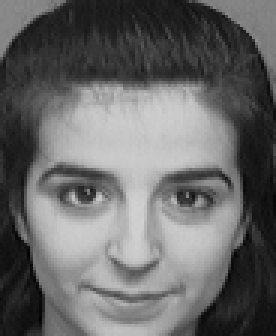
%> input picture 光电152班-刘宇航-151428020212/face_lbp_detection/images/s10_8.bmp, 92 x 112 px, given in place of s1_1.bmp, which was not available (shown 3 times larger)
$ octave face_lbp_detection.m   (GNU Octave 9; MATLAB toolbox functions it lacks are replaced by stand-ins)
%> lines starting %> are read from the running program, lines starting %| are printed output that depends on the picture; in (x1, y1, x2, y2) boxes, pixels count from 0 and x2, y2 are one past the last pixel; in counts of white or black regions, pixels touching at a corner belong together; the program's own positions count from 1; pictures that were not available may be replaced by others from this repository, and a replacement may not be noted
%> further down, I is the input picture: size 112x92 uint8; min 1, max 209, mean 104
### 光电152班-刘宇航-151428020212/face_lbp_detection/lbp.m
%LBP returns the local binary pattern image or LBP histogram of an image.
%  J = LBP(I,R,N,MAPPING,MODE) returns either a local binary pattern
%  coded image or the local binary pattern histogram of an intensity
%  image I. The LBP codes are computed using N sampling points on a
%  circle of radius R and using mapping table defined by MAPPING.
%  See the getmapping function for different mappings and use 0 for
%  no mapping. Possible values for MODE are
%       'h' or 'hist'  to get a histogram of LBP codes
%       'nh'           to get a normalized histogram
%  Otherwise an LBP code image is returned.
%
%  J = LBP(I) returns the original (basic) LBP histogram of image I
%
%  J = LBP(I,SP,MAPPING,MODE) computes the LBP codes using n sampling
%  points defined in (n * 2) matrix SP. The sampling points should be
%  defined around the origin (coordinates (0,0)).
%
%  Examples
%  --------
%       I=imread('rice.png');
%       mapping=getmapping(8,'u2');
%       H1=LBP(I,1,8,mapping,'h'); %LBP histogram in (8,1) neighborhood
%                                  %using uniform patterns
%       subplot(2,1,1),stem(H1);
%
%       H2=LBP(I);
%       subplot(2,1,2),stem(H2);
%
%       SP=[-1 -1; -1 0; -1 1; 0 -1; -0 1; 1 -1; 1 0; 1 1];
%       I2=LBP(I,SP,0,'i'); %LBP code image using sampling points in SP
%                           %and no mapping. Now H2 is equal to histogram
%                           %of I2.


function result = lbp(varargin) % image,radius,neighbors,mapping,mode)
% Version 0.3.2
% Authors: Marko Heikkil?and Timo Ahonen


% Changelog
% Version 0.3.2: A bug fix to enable using mappings together with a
% predefined spoints array
% Version 0.3.1: Changed MAPPING input to be a struct containing the mapping
% table and the number of bins to make the function run faster with high number
% of sampling points. Lauge Sorensen is acknowledged for spotting this problem.


% Check number of input arguments.
error(nargchk(1,5,nargin));
image=varargin{1};
d_image=double(image);


if nargin==1
    spoints=[-1 -1; -1 0; -1 1; 0 -1; -0 1; 1 -1; 1 0; 1 1];
    neighbors=8;
    mapping=0;
    mode='h';
end


if (nargin == 2) && (length(varargin{2}) == 1)
    error('Input arguments');
end


if (nargin > 2) && (length(varargin{2}) == 1)
    radius=varargin{2};
    neighbors=varargin{3};

    spoints=zeros(neighbors,2);


    % Angle step.
    a = 2*pi/neighbors;

    for i = 1:neighbors
        spoints(i,1) = -radius*sin((i-1)*a);
        spoints(i,2) = radius*cos((i-1)*a);
    end

    if(nargin >= 4)
        mapping=varargin{4};
        if(isstruct(mapping) && mapping.samples ~= neighbors)
            error('Incompatible mapping');
        end
    else
        mapping=0;
    end

    if(nargin >= 5)
        mode=varargin{5};
    else
        mode='h';
    end
end


if (nargin > 1) && (length(varargin{2}) > 1)
    spoints=varargin{2};
%> spoints = [-1 -1; -1 0; -1 1; 0 -1; 0 1; 1 -1; 1 0; 1 1]
    neighbors=size(spoints,1);
%> neighbors = 8

    if(nargin >= 3)
        mapping=varargin{3};
%> mapping = 0
        if(isstruct(mapping) && mapping.samples ~= neighbors)
            error('Incompatible mapping');
        end
    else
        mapping=0;
    end

    if(nargin >= 4)
        mode=varargin{4};
%> mode = 'i'
    else
        mode='h';
    end
end


% Determine the dimensions of the input image.
[ysize xsize] = size(image);
%> ysize = 112; xsize = 92


miny=min(spoints(:,1));
%> miny = -1
maxy=max(spoints(:,1));
%> maxy = 1
minx=min(spoints(:,2));
%> minx = -1
maxx=max(spoints(:,2));
%> maxx = 1


% Block size, each LBP code is computed within a block of size bsizey*bsizex
bsizey=ceil(max(maxy,0))-floor(min(miny,0))+1;
%> bsizey = 3
bsizex=ceil(max(maxx,0))-floor(min(minx,0))+1;
%> bsizex = 3


% Coordinates of origin (0,0) in the block
origy=1-floor(min(miny,0));
%> origy = 2
origx=1-floor(min(minx,0));
%> origx = 2


% Minimum allowed size for the input image depends
% on the radius of the used LBP operator.
if(xsize < bsizex || ysize < bsizey)
  error('Too small input image. Should be at least (2*radius+1) x (2*radius+1)');
end


% Calculate dx and dy;
dx = xsize - bsizex;
%> dx = 89
dy = ysize - bsizey;
%> dy = 109


% Fill the center pixel matrix C.
C = image(origy:origy+dy,origx:origx+dx);
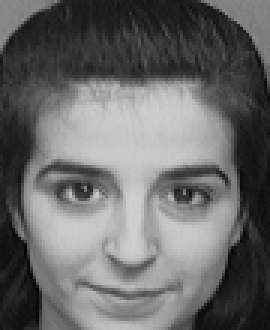
%> C: size 110x90 uint8 (shown 3 times larger); min 1, max 209, mean 105.5
d_C = double(C);


bins = 2^neighbors;
%> bins = 256


% Initialize the result matrix with zeros.
result=zeros(dy+1,dx+1);
%> result: size 110x90 double; every value is 0


%Compute the LBP code image


for i = 1:neighbors
  y = spoints(i,1)+origy;
  x = spoints(i,2)+origx;
  % Calculate floors, ceils and rounds for the x and y.
  fy = floor(y); cy = ceil(y); ry = round(y);
  fx = floor(x); cx = ceil(x); rx = round(x);
  % Check if interpolation is needed.
  if (abs(x - rx) < 1e-6) && (abs(y - ry) < 1e-6)
    % Interpolation is not needed, use original datatypes
    N = image(ry:ry+dy,rx:rx+dx);
    D = N >= C;
  else
    % Interpolation needed, use double type images
    ty = y - fy;
    tx = x - fx;


    % Calculate the interpolation weights.
    w1 = (1 - tx) * (1 - ty);
    w2 =      tx  * (1 - ty);
    w3 = (1 - tx) *      ty ;
    w4 =      tx  *      ty ;
    % Compute interpolated pixel values
    N = w1*d_image(fy:fy+dy,fx:fx+dx) + w2*d_image(fy:fy+dy,cx:cx+dx) + ...
        w3*d_image(cy:cy+dy,fx:fx+dx) + w4*d_image(cy:cy+dy,cx:cx+dx);
    D = N >= d_C;
  end
  % Update the result matrix.
  v = 2^(i-1);
  result = result + v*D;
end
%> this loop made 8 passes
%> (y, x, fy, cy, ry, fx, cx, rx) on passes 1 to 8: (1, 1, 1, 1, 1, 1, 1, 1), (1, 2, 1, 1, 1, 2, 2, 2), (1, 3, 1, 1, 1, 3, 3, 3), (2, 1, 2, 2, 2, 1, 1, 1), (2, 3, 2, 2, 2, 3, 3, 3), (3, 1, 3, 3, 3, 1, 1, 1), (3, 2, 3, 3, 3, 2, 2, 2), (3, 3, 3, 3, 3, 3, 3, 3)
%> pass 1, in lbp, `N = image(ry:ry+dy,rx:rx+dx);`:
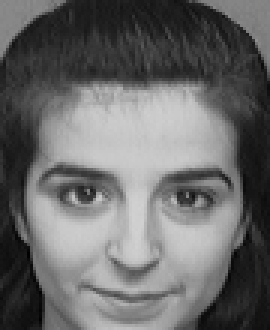
%> N: size 110x90 uint8 (shown 3 times larger); min 1, max 209, mean 105.4
%> pass 1, in lbp, `D = N >= C;`:
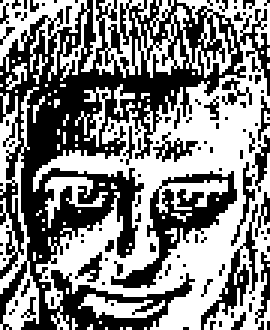
%> D: size 110x90 logical (shown 3 times larger); 51.9% white; 110 black regions (99 under 20 px), largest, box (x1, y1, x2, y2) and area: (0, 0, 90, 110) 3497, (37, 57, 79, 96) 456, (67, 68, 86, 110) 169
%> pass 2, in lbp, `N = image(ry:ry+dy,rx:rx+dx);`:
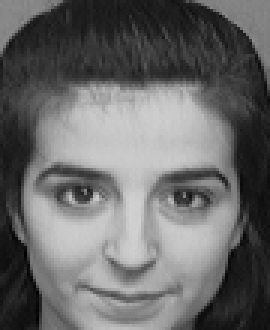
%> N: size 110x90 uint8 (shown 3 times larger); min 1, max 209, mean 105.4; mean of the top-left, top-right, bottom-left and bottom-right quarters 95.3, 96, 123.2, 107.2
%> after the loop:
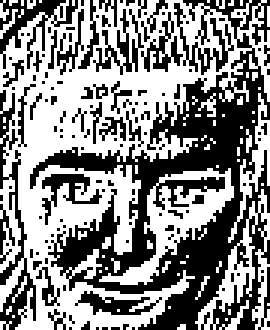
%> D: size 110x90 logical (shown 3 times larger); 53.5% white; 129 black regions (109 under 20 px), largest, box (x1, y1, x2, y2) and area: (10, 0, 90, 110) 2849, (0, 30, 12, 110) 280, (0, 0, 26, 23) 202
%> after the loop:
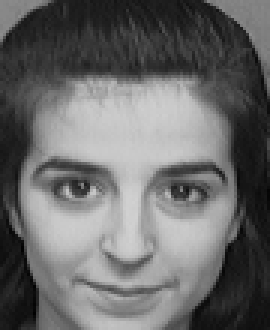
%> N: size 110x90 uint8 (shown 3 times larger); min 1, max 209, mean 105.7
%> after the loop:
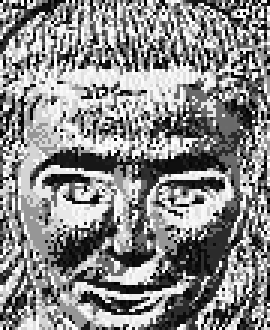
%> result: size 110x90 double (shown 3 times larger); min 0, max 255, mean 137.3


%Apply mapping if it is defined
if isstruct(mapping)
    bins = mapping.num;
    for i = 1:size(result,1)
        for j = 1:size(result,2)
            result(i,j) = mapping.table(result(i,j)+1);
        end
    end
end


if (strcmp(mode,'h') || strcmp(mode,'hist') || strcmp(mode,'nh'))
    % Return with LBP histogram if mode equals 'hist'.
    result=hist(result(:),0:(bins-1));
    if (strcmp(mode,'nh'))
        result=result/sum(result);
    end
else
    %Otherwise return a matrix of unsigned integers
    if ((bins-1)<=intmax('uint8'))
        result=uint8(result);
%> result: size 110x90 uint8
    elseif ((bins-1)<=intmax('uint16'))
        result=uint16(result);
    else
        result=uint32(result);
    end
end
end

### 光电152班-刘宇航-151428020212/face_lbp_detection/face_lbp_detection.m
% fprintf('------------------------初始化------------------------------------')
clear;clc;close;
% step1 遍历输出所有的图片
% fprintf('----------------------遍历图片保存信息----------------------------')
for i = 1:40
    for j = 1:10
        Img = ['./images/','s',num2str(i),'_',num2str(j),'.bmp']
%> (the run ends here)

$ run again, on 光电152班-刘宇航-151428020212/face_lbp_detection/images/s11_1.bmp
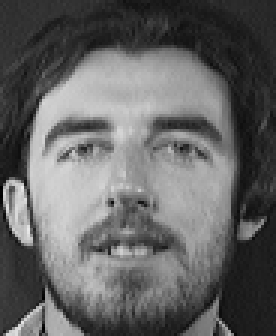
%> input picture 光电152班-刘宇航-151428020212/face_lbp_detection/images/s11_1.bmp, 92 x 112 px, given in place of s1_1.bmp, which was not available (shown 3 times larger)
%> I is the input picture: size 112x92 uint8; min 0, max 234, mean 100
%> spoints = [-1 -1; -1 0; -1 1; 0 -1; 0 1; 1 -1; 1 0; 1 1]
%> mapping = 0
%> mode = 'i'
%> miny = -1
%> maxy = 1
%> minx = -1
%> maxx = 1
%> bsizey = 3
%> origy = 2
%> dx = 89
%> dy = 109
%> the loop in lbp, `for i = 1:neighbors` made 8 passes
%> (y, x, fy, cy, ry, fx, cx, rx) on passes 1 to 8: (1, 1, 1, 1, 1, 1, 1, 1), (1, 2, 1, 1, 1, 2, 2, 2), (1, 3, 1, 1, 1, 3, 3, 3), (2, 1, 2, 2, 2, 1, 1, 1), (2, 3, 2, 2, 2, 3, 3, 3), (3, 1, 3, 3, 3, 1, 1, 1), (3, 2, 3, 3, 3, 2, 2, 2), (3, 3, 3, 3, 3, 3, 3, 3)
%> pass 1, in lbp, `D = N >= C;`:
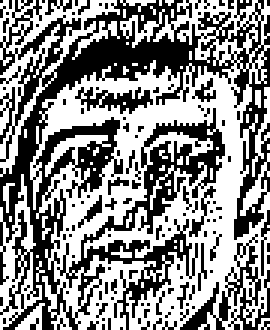
%> D: size 110x90 logical (shown 3 times larger); 54% white; black in thin lines or dots
%> after the loop in lbp, `for i = 1:neighbors`:
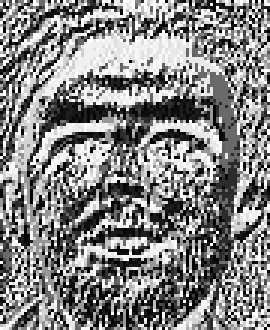
%> result: size 110x90 double (shown 3 times larger); min 0, max 255, mean 131.9

$ run again, on 光电152班-刘宇航-151428020212/face_lbp_detection/images/s12_1.bmp
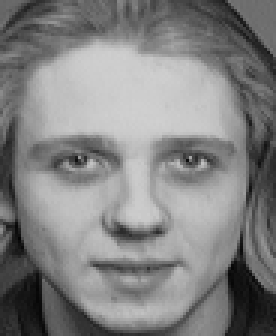
%> input picture 光电152班-刘宇航-151428020212/face_lbp_detection/images/s12_1.bmp, 92 x 112 px, given in place of s1_1.bmp, which was not available (shown 3 times larger)
%> I is the input picture: size 112x92 uint8; min 2, max 208, mean 129.8
%> spoints = [-1 -1; -1 0; -1 1; 0 -1; 0 1; 1 -1; 1 0; 1 1]
%> mapping = 0
%> mode = 'i'
%> miny = -1
%> maxy = 1
%> minx = -1
%> maxx = 1
%> bsizey = 3
%> origy = 2
%> dx = 89
%> dy = 109
%> the loop in lbp, `for i = 1:neighbors` made 8 passes
%> (y, x, fy, cy, ry, fx, cx, rx) on passes 1 to 8: (1, 1, 1, 1, 1, 1, 1, 1), (1, 2, 1, 1, 1, 2, 2, 2), (1, 3, 1, 1, 1, 3, 3, 3), (2, 1, 2, 2, 2, 1, 1, 1), (2, 3, 2, 2, 2, 3, 3, 3), (3, 1, 3, 3, 3, 1, 1, 1), (3, 2, 3, 3, 3, 2, 2, 2), (3, 3, 3, 3, 3, 3, 3, 3)
%> pass 1, in lbp, `D = N >= C;`:
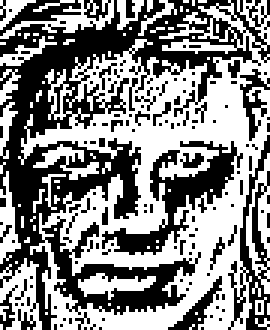
%> D: size 110x90 logical (shown 3 times larger); 52.4% white; 138 black regions (128 under 20 px), largest, box (x1, y1, x2, y2) and area: (0, 0, 90, 110) 3086, (34, 47, 81, 85) 513, (76, 45, 90, 110) 302
%> after the loop in lbp, `for i = 1:neighbors`:
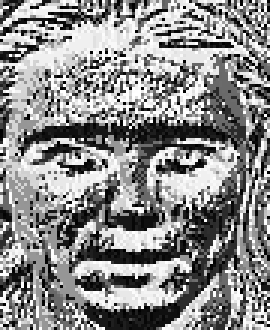
%> result: size 110x90 double (shown 3 times larger); min 0, max 255, mean 138.7
